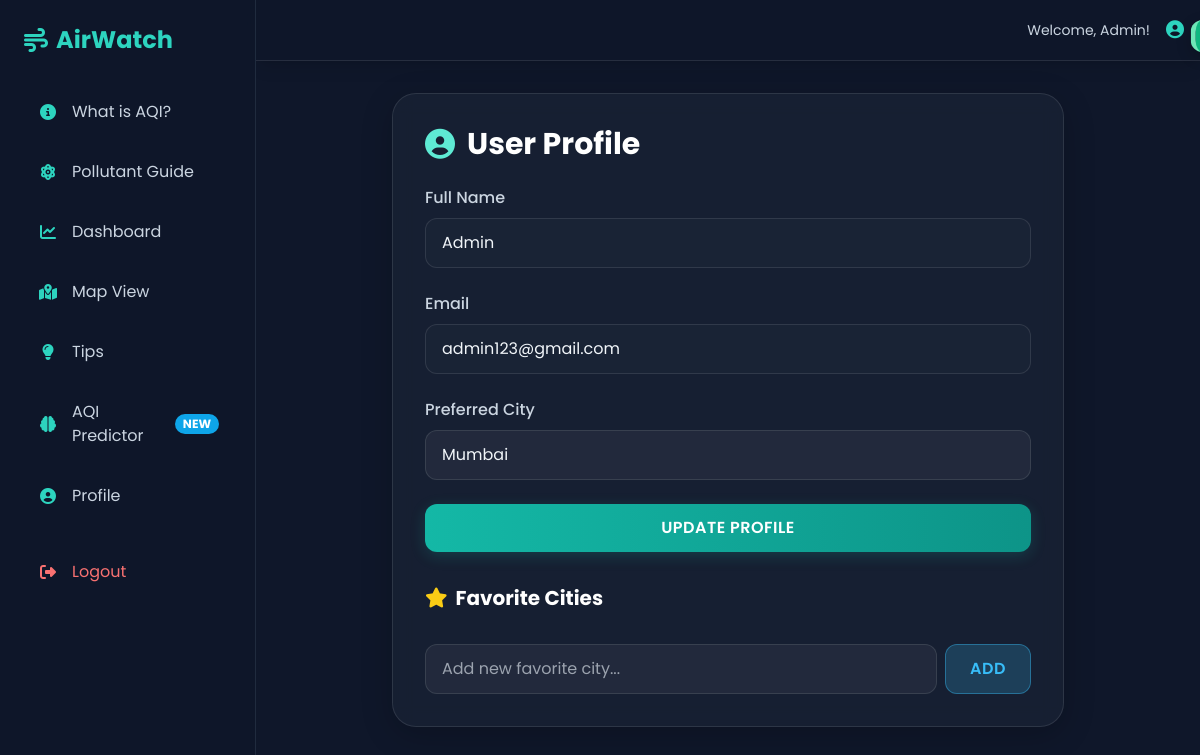
The app's page /profile (signed in), older data.
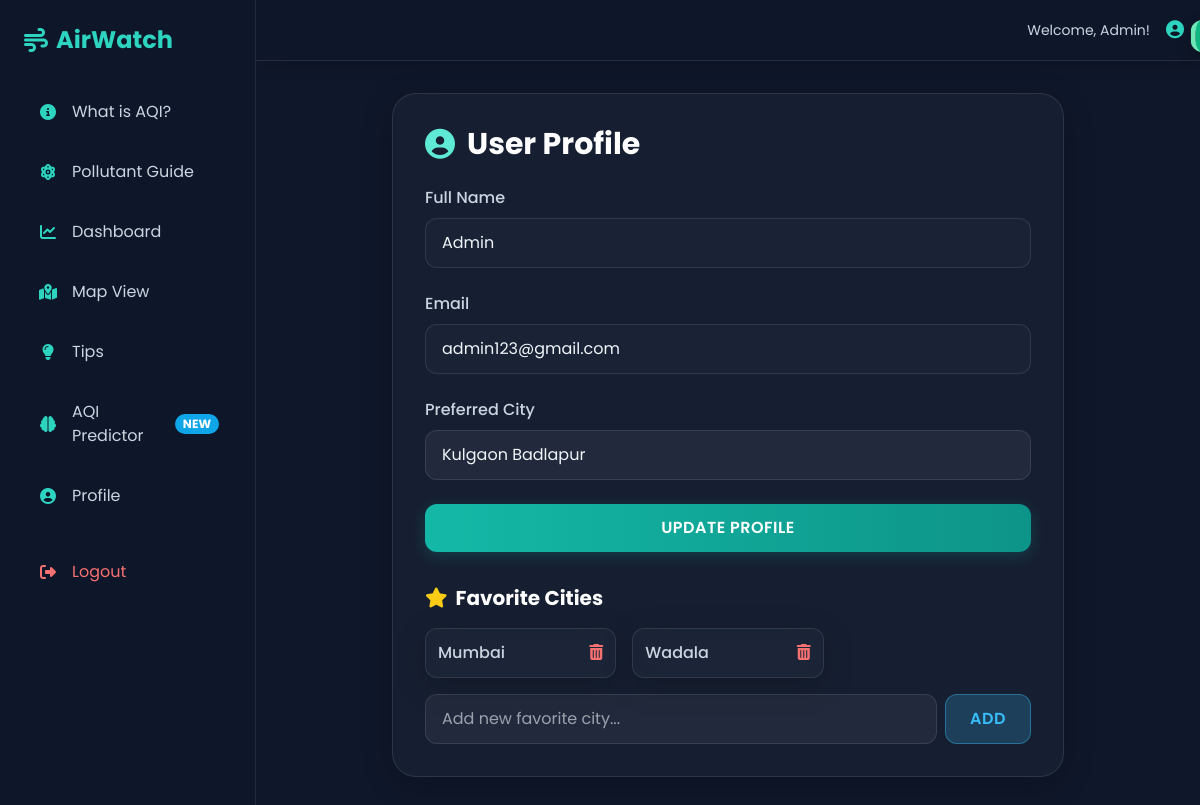
The same page, newer data.
### models.py (models this page shows, shortened)
class User(db.Model):
    id = db.Column(db.Integer, primary_key=True)
    full_name = db.Column(db.String(100), nullable=False)
    email = db.Column(db.String(120), unique=True, nullable=False)
    password_hash = db.Column(db.String(128), nullable=False)
    preferred_city = db.Column(db.String(50), default='Delhi')

class Favorite(db.Model):
    id = db.Column(db.Integer, primary_key=True)
    user_id = db.Column(db.Integer, db.ForeignKey('user.id'), nullable=False)
    city = db.Column(db.String(50), nullable=False)

### routes/main.py (the view, shortened to what this page needs)
@main_bp.route('/profile', methods=['GET', 'POST'])
def profile():
    if 'user_id' not in session:
        return redirect(url_for('auth.login'))
    user = db.session.get(User, session['user_id'])
    if not user:
        return redirect(url_for('auth.logout'))
    favorites = Favorite.query.filter_by(user_id=user.id).all()
    return render_template('profile.html', user=user, favorites=[f.city for f in favorites])

### templates/profile.html (shortened to what this page needs)
{% extends "base.html" %}
{% block content %}
<div class="animate-fade-in max-w-2xl mx-auto">
    <div class="glass-card p-8">
        <h1 class="text-3xl font-bold mb-6 text-white flex items-center gap-3"><i class="fas fa-user-circle text-teal-300"></i>User Profile</h1>
        <form method="POST" action="{{ url_for('main.profile') }}" class="space-y-6 mb-8">
            <div>
                <label class="block text-slate-300 font-medium mb-2">Full Name</label>
                <input type="text" value="{{ user.full_name }}" readonly class="form-input bg-slate-800/50 cursor-not-allowed">
            </div>
            <div>
                <label class="block text-slate-300 font-medium mb-2">Email</label>
                <input type="email" value="{{ user.email }}" readonly class="form-input bg-slate-800/50 cursor-not-allowed">
            </div>
            <div>
                <label class="block text-slate-300 font-medium mb-2">Preferred City</label>
                <input type="text" name="preferred_city" value="{{ user.preferred_city }}" class="form-input">
            </div>
            <button type="submit" class="w-full btn btn-primary py-3">Update Profile</button>
        </form>
        <h3 class="text-xl font-bold mb-4 text-white flex items-center gap-2"><i class="fas fa-star text-yellow-400"></i>Favorite Cities</h3>
        <div id="favorites-grid" class="grid grid-cols-2 md:grid-cols-3 gap-4 mb-4">
            {% for fav in favorites %}
            <div id="fav-{{ fav }}" class="glass-card p-3 rounded-xl flex items-center justify-between bg-slate-800/50">
                <span class="font-medium text-slate-300">{{ fav }}</span>
                <button onclick="removeFavorite('{{ fav }}')" class="text-red-400 hover:text-red-300 transition-colors"><i class="fas fa-trash-alt"></i></button>
            </div>
            {% endfor %}
        </div>
        <div class="flex items-center gap-2 mt-4">
            <input type="text" id="newFavoriteInput" placeholder="Add new favorite city..." class="form-input">
            <button onclick="addFavorite()" class="btn btn-secondary">Add</button>
        </div>
    </div>
</div>
{% endblock %}

### templates/base.html (shortened to what this page needs)
<!DOCTYPE html>
<html lang="en">
<head>
    <script src="https://cdn.tailwindcss.com"></script>
    <link rel="stylesheet" href="https://unpkg.com/leaflet@1.9.4/dist/leaflet.css" />
    <link rel="stylesheet" href="https://cdnjs.cloudflare.com/ajax/libs/font-awesome/6.4.0/css/all.min.css">
    <link rel="stylesheet" href="{{ url_for('static', filename='css/styles.css') }}">
</head>
<body class="min-h-screen">
    <div id="toast" class="toast"></div>
    {% if session.user_id %}
    <aside class="fixed left-0 top-0 h-full w-64 bg-slate-900/70 backdrop-blur-lg border-r border-slate-700/50 z-40 transform -translate-x-full lg:translate-x-0 transition-transform duration-300 ease-in-out" aria-label="Sidebar">
        <div class="p-6">
            <a href="{{ url_for('main.dashboard') }}" class="text-2xl font-bold mb-8 text-teal-400 flex items-center gap-2"><i class="fas fa-wind"></i>AirWatch</a>
            <ul class="space-y-3 mt-8">
                <li><a href="{{ url_for('main.about_aqi') }}" class="flex items-center p-3 rounded-lg text-slate-300 hover:bg-teal-500/20 hover:text-white transition-colors duration-200"><i class="fas fa-info-circle w-6 text-center mr-3 text-teal-400"></i>What is AQI?</a></li>
                <li><a href="{{ url_for('main.pollutant_guide') }}" class="flex items-center p-3 rounded-lg text-slate-300 hover:bg-teal-500/20 hover:text-white"><i class="fas fa-atom w-6 text-center mr-3 text-teal-400"></i>Pollutant Guide</a></li>
                <li><a href="{{ url_for('main.dashboard') }}" class="flex items-center p-3 rounded-lg text-slate-300 hover:bg-teal-500/20 hover:text-white transition-colors duration-200"><i class="fas fa-chart-line w-6 text-center mr-3 text-teal-400"></i>Dashboard</a></li>
                <li><a href="{{ url_for('main.map_view') }}" class="flex items-center p-3 rounded-lg text-slate-300 hover:bg-teal-500/20 hover:text-white transition-colors duration-200"><i class="fas fa-map-marked-alt w-6 text-center mr-3 text-teal-400"></i>Map View</a></li>
                <li><a href="{{ url_for('main.tips') }}" class="flex items-center p-3 rounded-lg text-slate-300 hover:bg-teal-500/20 hover:text-white transition-colors duration-200"><i class="fas fa-lightbulb w-6 text-center mr-3 text-teal-400"></i>Tips</a></li>
                <li>
                    <a href="{{ url_for('main.predictor') }}" class="flex items-center justify-between p-3 rounded-lg text-slate-300 hover:bg-teal-500/20 hover:text-white transition-colors duration-200">
                        <span class="flex items-center">
                            <i class="fas fa-brain w-6 text-center mr-3 text-teal-400"></i>AQI Predictor
                        </span>
                        <span class="text-xs bg-sky-500 text-white font-bold px-2 py-0.5 rounded-full">NEW</span>
                    </a>
                </li>
                <li><a href="{{ url_for('main.profile') }}" class="flex items-center p-3 rounded-lg text-slate-300 hover:bg-teal-500/20 hover:text-white transition-colors duration-200"><i class="fas fa-user-circle w-6 text-center mr-3 text-teal-400"></i>Profile</a></li>
                <li class="pt-4"><a href="{{ url_for('auth.logout') }}" class="flex items-center p-3 rounded-lg text-red-400 hover:bg-red-500/20 hover:text-red-300 transition-colors duration-200"><i class="fas fa-sign-out-alt w-6 text-center mr-3"></i>Logout</a></li>
            </ul>
        </div>
    </aside>
    <div class="lg:ml-64 transition-all duration-300">
    {% endif %}
    <nav class="sticky top-0 bg-slate-900/70 backdrop-blur-lg p-4 flex justify-between items-center shadow-lg border-b border-white/10 z-30">
        <div class="flex items-center space-x-4">
            {% if not session.user_id %}
                <a href="{{ url_for('auth.login') }}" class="btn btn-secondary">Login</a>
                <a href="{{ url_for('auth.signup') }}" class="btn btn-primary">Sign Up</a>
            {% else %}
                <span class="text-slate-300 text-sm hidden md:block">Welcome, {{ session.full_name }}!</span>
                <a href="{{ url_for('main.profile') }}" class="text-teal-400 hover:text-teal-300 text-lg"><i class="fas fa-user-circle"></i></a>
            {% endif %}
        </div>
    </nav>
    <main class="p-4 md:p-6 lg:p-8">
        {% block content %}{% endblock %}
    </main>
    {% if session.user_id %}</div>{% endif %}
</body>
</html>

### static/css/styles.css (style rules this page uses)
body { font-family: 'Poppins', sans-serif; background: #0f172a; color: #e2e8f0; -webkit-font-smoothing: antialiased; -moz-osx-font-smoothing: grayscale; }
.glass-card { background: rgba(30, 41, 59, 0.5); backdrop-filter: blur(10px); border-radius: 1.5rem; border: 1px solid rgba(255, 255, 255, 0.1); box-shadow: 0 8px 32px 0 rgba(0, 0, 0, 0.2); transition: transform 0.3s ease, box-shadow 0.3s ease; overflow: visible; }
.btn { padding: 0.75rem 1.5rem; border-radius: 0.75rem; font-weight: 600; text-transform: uppercase; letter-spacing: 0.5px; transition: all 0.3s ease; border: none; cursor: pointer; display: inline-flex; align-items: center; justify-content: center; gap: 0.5rem; }
.btn-primary { background: linear-gradient(90deg, #14b8a6, #0d9488); color: white; box-shadow: 0 4px 15px rgba(20, 184, 166, 0.2); }
.btn-secondary { background: rgba(56, 189, 248, 0.2); color: #38bdf8; border: 1px solid rgba(56, 189, 248, 0.4); }
.form-input { width: 100%; padding: 0.75rem 1rem; border-radius: 0.75rem; background: rgba(255, 255, 255, 0.05); border: 1px solid rgba(255, 255, 255, 0.1); color: #f1f5f9; transition: border-color 0.3s ease, box-shadow 0.3s ease; line-height: 1.5; }
.animate-fade-in { animation: fadeIn 0.8s ease-in-out; }
.toast { position: fixed; top: 20px; right: 20px; padding: 1rem 1.5rem; border-radius: 0.75rem; color: white; z-index: 1000; box-shadow: 0 5px 15px rgba(0,0,0,0.2); transform: translateX(120%); transition: transform 0.5s cubic-bezier(0.68, -0.55, 0.27, 1.55); background: linear-gradient(90deg, #10b981, #059669); border-left: 5px solid #6ee7b7; }
.glass-card, #health-summary-card { overflow: visible !important; z-index: auto !important; }

Row changes from the older to the newer data that the page shows:
changed User "Admin": preferred_city "Mumbai" → "Kulgaon Badlapur"
added Favorite: city "Mumbai"
added Favorite: city "Wadala"
